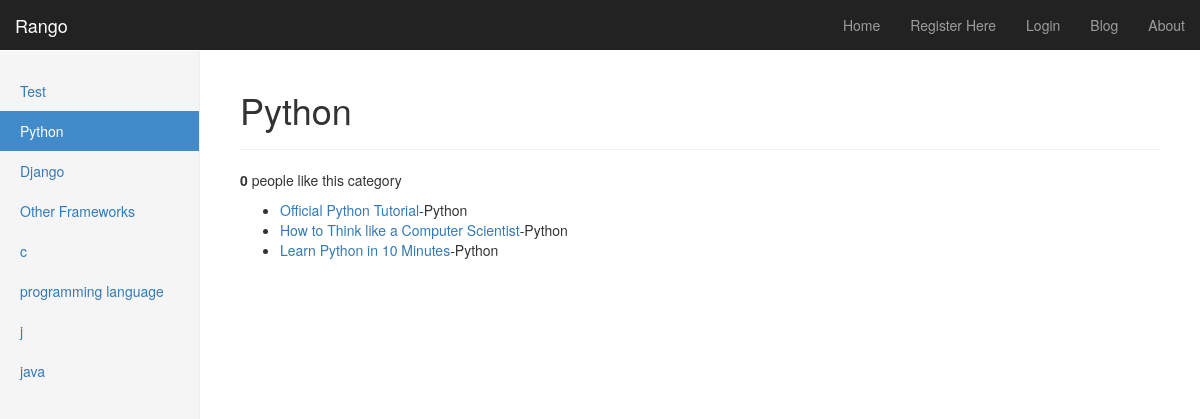
The app's page /rango/category/python/, older data.
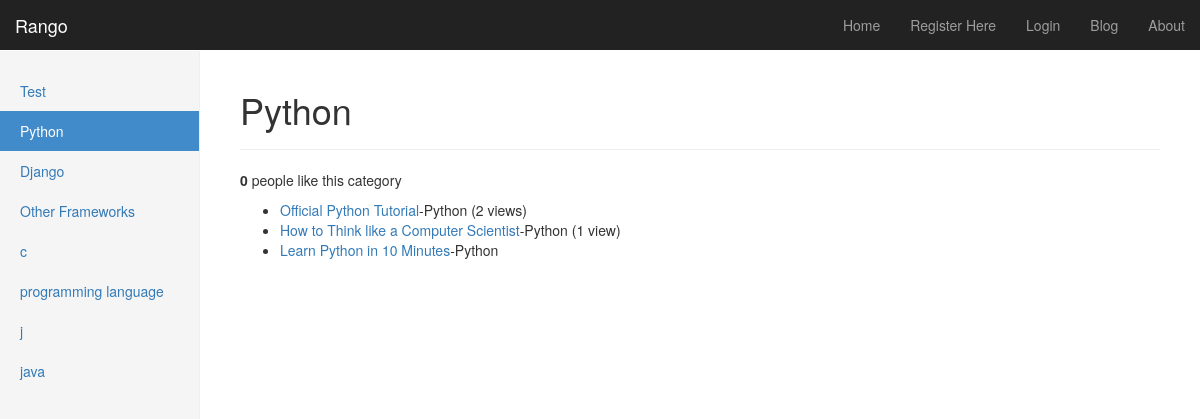
The same page, newer data.
### rango/models.py (models this page shows, shortened)
class Category(models.Model):
	name = models.CharField(max_length=128, unique=True)
	views = models.IntegerField(default=0)
	likes = models.IntegerField(default=0)
	slug = models.SlugField(default='')
	def __unicode__(self):
		return self.name

class Page(models.Model):
	category = models.ForeignKey(Category)
	title = models.CharField(max_length=128)
	url = models.URLField()
	views = models.IntegerField(default=0)

### rango/views.py (the view)
# urls.py: url(r'^category/(?P<category_name_slug>[\w\-]+)/add_page/$', views.add_page, name='add_page'),
def category(request, category_name_slug):
	context_dict = {}
	try:
		category = Category.objects.get(slug=category_name_slug)
		context_dict['category_name'] = category.name
		pages = Page.objects.filter(category=category)
		context_dict['pages'] = pages
		context_dict['category'] = category
		context_dict['category_name_slug'] = category_name_slug
	except Category.DoesNotExist:
		pass
	return render(request, 'rango/category.html', context_dict)

### rango/templatetags/rango_extras.py (called while the page is built)
@register.inclusion_tag('rango/cats.html')
def get_category_list(cat=None):
	return {'cats':Category.objects.all(),'act_cat':cat}

### templates/rango/category.html (shortened to what this page needs)
{% extends 'base.html' %}
{% load staticfiles %}
{% block body_block %}
	{% if category %}
	<div class="page-header">
		<h1>{{ category_name }}</h1>
	</div>
	<p>
		<strong id="like_count">{{ category.likes }}</strong> people like this category
	</p>
		{% if pages %}
		<ul>
			{% for page in pages %}
			<li><a href="/rango/goto/?page_id={{ page.id }}">{{ page.title }}</a>-{{ page.category }}
			{% if page.views > 1 %}
				({{ page.views }} views)
			{% elif page.views == 1 %}
				({{ page.views }} view)
			{% endif %}
			</li>
			{% endfor %}
		</ul>
		{% else %}
			<strong>No pages currently in category</strong>
		{% endif %}
	{% else %}
		The specified category {{ category_name }} does not exist!
	{% endif %}
{% endblock %}

### templates/base.html (shortened to what this page needs)
<!DOCTYPE html>
{% load staticfiles %}
<html lang="en">
  <head>
    <link href="https://cdn.jsdelivr.net/npm/bootstrap@3.3.7/dist/css/bootstrap.min.css" rel="stylesheet">
    <link href="{% static 'styles/dashboard.css' %}" rel="stylesheet" style="text/css">
  </head>
  <body>
    <div class="navbar navbar-inverse navbar-fixed-top" role="navigation">
      <div class="container-fluid">
        <div class="navbar-header">
          <a class="navbar-brand" href="/rango/">Rango</a>
        </div>
        <div class="navbar-collapse collapse">
          <ul class="nav navbar-nav navbar-right">
                <li><a href="{% url 'index' %}">Home</a></li>
                    {% if user.is_authenticated %}
                    	<li><a href="{% url 'add_profile' %}">Profile</a></li>
                        <li><a href="{% url 'restricted' %}">Restricted Page</a></li>
                        <li><a href="{% url 'auth_logout' %}?next=/rango/">Logout</a></li>
                        <li><a href="{% url 'add_category' %}">Add a New Category</a></li>
                    {% else %}
                        <li><a href="{% url 'registration_register' %}">Register Here</a></li>
                        <li><a href="{% url 'auth_login' %}">Login</a></li>
                    {% endif %}
                    <li><a href="{% url 'blog' %}">Blog</a></li>
                    <li><a href="{% url 'about' %}">About</a></li>
              </ul>
        </div>
      </div>
    </div>
    <div class="container-fluid">
      <div class="row">
        <div class="col-sm-3 col-md-2 sidebar">
                {% block side_block %}
                {% load rango_extras %}
                {% get_category_list category %}
                {% endblock %}
        </div>
        <div class="col-sm-9 col-sm-offset-3 col-md-10 col-md-offset-2 main">
           <div>
                {% block body_block %}{% endblock %}
                </div>
        </div>
      </div>
    </div>
  </body>
</html>

### templates/rango/cats.html
{% if cats %}
    <ul class="nav nav-sidebar">
    {% for c in cats %}
    	{% if c == act_cat %}<li class="active" >{% else %}<li>{% endif %}
       	<a href="{% url 'category'  c.slug %}">{{ c.name }}</a></li>
    {% endfor %}
{% else %}
    <li> <strong >There are no category present.</strong></li>
    </ul>
{% endif %}

### static/styles/dashboard.css (style rules this page uses)
body { padding-top: 50px; }
.navbar-fixed-top { border: 0; }
.sidebar { display: none; }
@media (min-width: 768px) { .sidebar { position: fixed; top: 51px; bottom: 0; left: 0; z-index: 1000; display: block; padding: 20px; overflow-x: hidden; overflow-y: auto; background-color: #f5f5f5; border-right: 1px solid #eee; } }
.nav-sidebar { margin-right: -21px; margin-bottom: 20px; margin-left: -20px; }
.nav-sidebar > li > a { padding-right: 20px; padding-left: 20px; }
.nav-sidebar > .active > a, .nav-sidebar > .active > a:hover, .nav-sidebar > .active > a:focus { color: #fff; background-color: #428bca; }
.main { padding: 20px; }
@media (min-width: 768px) { .main { padding-right: 40px; padding-left: 40px; } }
.main .page-header { margin-top: 0; }

Row changes from the older to the newer data that the page shows:
changed Page "Official Python Tutorial": views (not shown) → "2"
changed Page "How to Think like a Computer Scientist": views (not shown) → "1"
